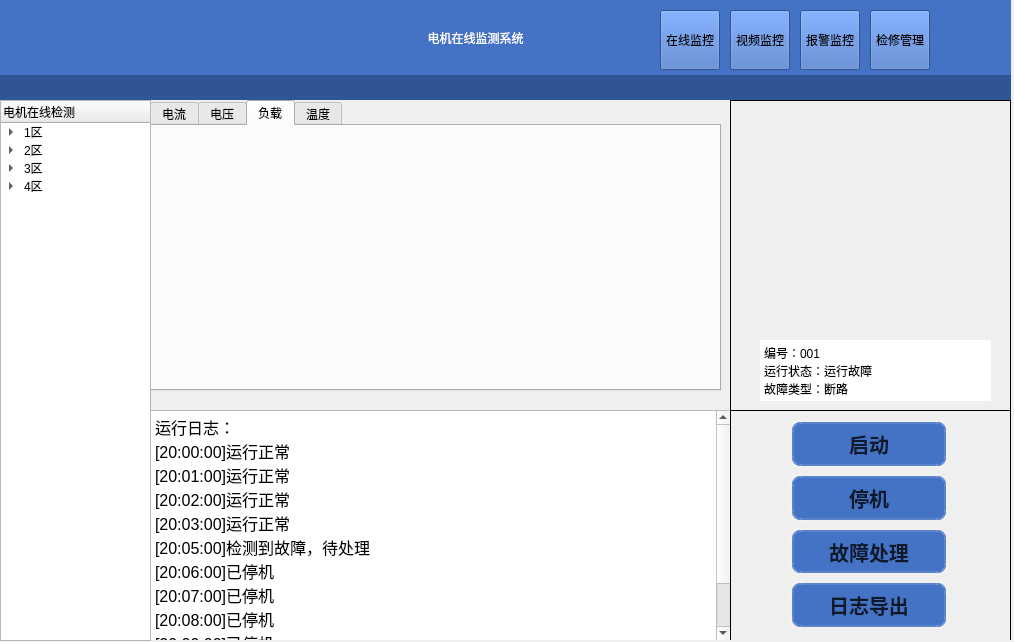
<?xml version="1.0" encoding="UTF-8"?>
<ui version="4.0">
 <class>MainWindow</class>
 <widget class="QMainWindow" name="MainWindow">
  <property name="geometry">
   <rect>
    <x>0</x>
    <y>0</y>
    <width>1014</width>
    <height>642</height>
   </rect>
  </property>
  <property name="windowTitle">
   <string>MainWindow</string>
  </property>
  <widget class="QWidget" name="centralWidget">
   <widget class="QWidget" name="widget_title" native="true">
    <property name="geometry">
     <rect>
      <x>0</x>
      <y>0</y>
      <width>1011</width>
      <height>100</height>
     </rect>
    </property>
    <property name="styleSheet">
     <string notr="true">background-color:rgb(68,114,196)</string>
    </property>
    <widget class="QLabel" name="lab_logo">
     <property name="geometry">
      <rect>
       <x>0</x>
       <y>0</y>
       <width>300</width>
       <height>75</height>
      </rect>
     </property>
     <property name="text">
      <string/>
     </property>
     <property name="pixmap">
      <pixmap resource="myResource.qrc">:/newPrefix/resource/logo2.png</pixmap>
     </property>
     <property name="alignment">
      <set>Qt::AlignBottom|Qt::AlignLeading|Qt::AlignLeft</set>
     </property>
    </widget>
    <widget class="QLabel" name="lab_divide">
     <property name="geometry">
      <rect>
       <x>0</x>
       <y>75</y>
       <width>1024</width>
       <height>25</height>
      </rect>
     </property>
     <property name="styleSheet">
      <string notr="true">background-color:rgb(47, 85, 151)</string>
     </property>
     <property name="text">
      <string/>
     </property>
    </widget>
    <widget class="QLabel" name="lab_title">
     <property name="geometry">
      <rect>
       <x>300</x>
       <y>0</y>
       <width>351</width>
       <height>75</height>
      </rect>
     </property>
     <property name="styleSheet">
      <string notr="true">font: 18pt &quot;微软雅黑&quot; ;color:white;</string>
     </property>
     <property name="text">
      <string>电机在线监测系统</string>
     </property>
     <property name="alignment">
      <set>Qt::AlignCenter</set>
     </property>
    </widget>
    <widget class="QWidget" name="widget_2" native="true">
     <property name="geometry">
      <rect>
       <x>570</x>
       <y>0</y>
       <width>374</width>
       <height>75</height>
      </rect>
     </property>
     <property name="styleSheet">
      <string notr="true"/>
     </property>
     <widget class="QPushButton" name="btn_online">
      <property name="geometry">
       <rect>
        <x>90</x>
        <y>10</y>
        <width>60</width>
        <height>60</height>
       </rect>
      </property>
      <property name="styleSheet">
       <string notr="true"/>
      </property>
      <property name="text">
       <string>在线监控</string>
      </property>
     </widget>
     <widget class="QPushButton" name="btn_video">
      <property name="geometry">
       <rect>
        <x>160</x>
        <y>10</y>
        <width>60</width>
        <height>60</height>
       </rect>
      </property>
      <property name="text">
       <string>视频监控</string>
      </property>
     </widget>
     <widget class="QPushButton" name="btn_alarm">
      <property name="geometry">
       <rect>
        <x>230</x>
        <y>10</y>
        <width>60</width>
        <height>60</height>
       </rect>
      </property>
      <property name="text">
       <string>报警监控</string>
      </property>
      <property name="iconSize">
       <size>
        <width>50</width>
        <height>50</height>
       </size>
      </property>
     </widget>
     <widget class="QPushButton" name="btn_check">
      <property name="geometry">
       <rect>
        <x>300</x>
        <y>10</y>
        <width>60</width>
        <height>60</height>
       </rect>
      </property>
      <property name="text">
       <string>检修管理</string>
      </property>
     </widget>
    </widget>
   </widget>
   <widget class="QStackedWidget" name="stackedWidget_main">
    <property name="geometry">
     <rect>
      <x>150</x>
      <y>100</y>
      <width>861</width>
      <height>540</height>
     </rect>
    </property>
    <widget class="QWidget" name="widget_main">
     <widget class="QTextBrowser" name="textBrowser">
      <property name="geometry">
       <rect>
        <x>0</x>
        <y>310</y>
        <width>581</width>
        <height>231</height>
       </rect>
      </property>
      <property name="styleSheet">
       <string notr="true">     QPushButton{
     background-color:rgba(112,173,71,200);
     border-style:outset;
     border-width:4px;
     border-radius:10px;
     border-color:rgba(255,255,255,30);
     font:bold 20px;
     color:rgba(0,0,0,200);
     padding:6px;
     }

     QPushButton:pressed{
     background-color:rgba(112,173,71,200);
     border-color:rgba(255,255,255,30);
     border-style:inset;
     color:rgba(0,0,0,200);
     }

     QPushButton:hover{
     background-color:rgba(112,173,71,200);
     border-color:rgba(255,255,255,200);
     color:rgba(0,0,0,100);
     }</string>
      </property>
      <property name="html">
       <string>&lt;!DOCTYPE HTML PUBLIC &quot;-//W3C//DTD HTML 4.0//EN&quot; &quot;http://www.w3.org/TR/REC-html40/strict.dtd&quot;&gt;
&lt;html&gt;&lt;head&gt;&lt;meta name=&quot;qrichtext&quot; content=&quot;1&quot; /&gt;&lt;style type=&quot;text/css&quot;&gt;
p, li { white-space: pre-wrap; }
&lt;/style&gt;&lt;/head&gt;&lt;body style=&quot; font-family:'SimSun'; font-size:9pt; font-weight:400; font-style:normal;&quot;&gt;
&lt;p style=&quot; margin-top:0px; margin-bottom:0px; margin-left:0px; margin-right:0px; -qt-block-indent:0; text-indent:0px;&quot;&gt;&lt;span style=&quot; font-family:'等线'; font-size:12pt; color:#000000;&quot;&gt;运行日志：&lt;/span&gt;&lt;span style=&quot; font-family:'SimSun'; font-size:12pt;&quot;&gt; &lt;/span&gt;&lt;/p&gt;
&lt;p style=&quot; margin-top:0px; margin-bottom:0px; margin-left:0px; margin-right:0px; -qt-block-indent:0; text-indent:0px;&quot;&gt;&lt;span style=&quot; font-family:'Calibri'; font-size:12pt; color:#000000;&quot;&gt;[20:00:00]&lt;/span&gt;&lt;span style=&quot; font-family:'等线'; font-size:12pt; color:#000000;&quot;&gt;运行正常&lt;/span&gt;&lt;span style=&quot; font-family:'SimSun'; font-size:12pt;&quot;&gt; &lt;/span&gt;&lt;/p&gt;
&lt;p style=&quot; margin-top:0px; margin-bottom:0px; margin-left:0px; margin-right:0px; -qt-block-indent:0; text-indent:0px;&quot;&gt;&lt;span style=&quot; font-family:'Calibri'; font-size:12pt; color:#000000;&quot;&gt;[20:01:00]&lt;/span&gt;&lt;span style=&quot; font-family:'等线'; font-size:12pt; color:#000000;&quot;&gt;运行正常&lt;/span&gt;&lt;span style=&quot; font-family:'SimSun'; font-size:12pt;&quot;&gt; &lt;/span&gt;&lt;/p&gt;
&lt;p style=&quot; margin-top:0px; margin-bottom:0px; margin-left:0px; margin-right:0px; -qt-block-indent:0; text-indent:0px;&quot;&gt;&lt;span style=&quot; font-family:'Calibri'; font-size:12pt; color:#000000;&quot;&gt;[20:02:00]&lt;/span&gt;&lt;span style=&quot; font-family:'等线'; font-size:12pt; color:#000000;&quot;&gt;运行正常&lt;/span&gt;&lt;span style=&quot; font-family:'SimSun'; font-size:12pt;&quot;&gt; &lt;/span&gt;&lt;/p&gt;
&lt;p style=&quot; margin-top:0px; margin-bottom:0px; margin-left:0px; margin-right:0px; -qt-block-indent:0; text-indent:0px;&quot;&gt;&lt;span style=&quot; font-family:'Calibri'; font-size:12pt; color:#000000;&quot;&gt;[20:03:00]&lt;/span&gt;&lt;span style=&quot; font-family:'等线'; font-size:12pt; color:#000000;&quot;&gt;运行正常&lt;/span&gt;&lt;span style=&quot; font-family:'SimSun'; font-size:12pt;&quot;&gt; &lt;/span&gt;&lt;/p&gt;
&lt;p style=&quot; margin-top:0px; margin-bottom:0px; margin-left:0px; margin-right:0px; -qt-block-indent:0; text-indent:0px;&quot;&gt;&lt;span style=&quot; font-family:'Calibri'; font-size:12pt; color:#000000;&quot;&gt;[20:05:00]&lt;/span&gt;&lt;span style=&quot; font-family:'等线'; font-size:12pt; color:#000000;&quot;&gt;检测到故障，待处理&lt;/span&gt;&lt;span style=&quot; font-family:'SimSun'; font-size:12pt;&quot;&gt; &lt;/span&gt;&lt;/p&gt;
&lt;p style=&quot; margin-top:0px; margin-bottom:0px; margin-left:0px; margin-right:0px; -qt-block-indent:0; text-indent:0px;&quot;&gt;&lt;span style=&quot; font-family:'Calibri'; font-size:12pt; color:#000000;&quot;&gt;[20:06:00]&lt;/span&gt;&lt;span style=&quot; font-family:'等线'; font-size:12pt; color:#000000;&quot;&gt;已停机&lt;/span&gt;&lt;span style=&quot; font-family:'SimSun'; font-size:12pt;&quot;&gt; &lt;/span&gt;&lt;/p&gt;
&lt;p style=&quot; margin-top:0px; margin-bottom:0px; margin-left:0px; margin-right:0px; -qt-block-indent:0; text-indent:0px;&quot;&gt;&lt;span style=&quot; font-family:'Calibri'; font-size:12pt; color:#000000;&quot;&gt;[20:07:00]&lt;/span&gt;&lt;span style=&quot; font-family:'等线'; font-size:12pt; color:#000000;&quot;&gt;已停机&lt;/span&gt;&lt;/p&gt;
&lt;p style=&quot; margin-top:0px; margin-bottom:0px; margin-left:0px; margin-right:0px; -qt-block-indent:0; text-indent:0px;&quot;&gt;&lt;span style=&quot; font-family:'Calibri'; font-size:12pt; color:#000000;&quot;&gt;[20:08:00]&lt;/span&gt;&lt;span style=&quot; font-family:'等线'; font-size:12pt; color:#000000;&quot;&gt;已停机&lt;/span&gt;&lt;/p&gt;
&lt;p style=&quot; margin-top:0px; margin-bottom:0px; margin-left:0px; margin-right:0px; -qt-block-indent:0; text-indent:0px;&quot;&gt;&lt;span style=&quot; font-family:'Calibri'; font-size:12pt; color:#000000;&quot;&gt;[20:09:00]&lt;/span&gt;&lt;span style=&quot; font-family:'等线'; font-size:12pt; color:#000000;&quot;&gt;已停机&lt;/span&gt;&lt;/p&gt;
&lt;p style=&quot; margin-top:0px; margin-bottom:0px; margin-left:0px; margin-right:0px; -qt-block-indent:0; text-indent:0px;&quot;&gt;&lt;span style=&quot; font-family:'Calibri'; font-size:12pt; color:#000000;&quot;&gt;[20:10:00]&lt;/span&gt;&lt;span style=&quot; font-family:'等线'; font-size:12pt; color:#000000;&quot;&gt;已停机&lt;/span&gt;&lt;/p&gt;
&lt;p style=&quot;-qt-paragraph-type:empty; margin-top:0px; margin-bottom:0px; margin-left:0px; margin-right:0px; -qt-block-indent:0; text-indent:0px; font-family:'SimSun'; font-size:12pt;&quot;&gt;&lt;br /&gt;&lt;/p&gt;&lt;/body&gt;&lt;/html&gt;</string>
      </property>
     </widget>
     <widget class="QWidget" name="widget_status" native="true">
      <property name="geometry">
       <rect>
        <x>580</x>
        <y>0</y>
        <width>281</width>
        <height>311</height>
       </rect>
      </property>
      <property name="styleSheet">
       <string notr="true">border:1px solid rgb(0,0,0) </string>
      </property>
      <widget class="QTextBrowser" name="text_status">
       <property name="geometry">
        <rect>
         <x>30</x>
         <y>240</y>
         <width>231</width>
         <height>61</height>
        </rect>
       </property>
       <property name="styleSheet">
        <string notr="true">border:none;</string>
       </property>
       <property name="verticalScrollBarPolicy">
        <enum>Qt::ScrollBarAlwaysOff</enum>
       </property>
       <property name="horizontalScrollBarPolicy">
        <enum>Qt::ScrollBarAlwaysOff</enum>
       </property>
       <property name="html">
        <string>&lt;!DOCTYPE HTML PUBLIC &quot;-//W3C//DTD HTML 4.0//EN&quot; &quot;http://www.w3.org/TR/REC-html40/strict.dtd&quot;&gt;
&lt;html&gt;&lt;head&gt;&lt;meta name=&quot;qrichtext&quot; content=&quot;1&quot; /&gt;&lt;style type=&quot;text/css&quot;&gt;
p, li { white-space: pre-wrap; }
&lt;/style&gt;&lt;/head&gt;&lt;body style=&quot; font-family:'SimSun'; font-size:9pt; font-weight:400; font-style:normal;&quot;&gt;
&lt;p style=&quot; margin-top:0px; margin-bottom:0px; margin-left:0px; margin-right:0px; -qt-block-indent:0; text-indent:0px;&quot;&gt;&lt;span style=&quot; font-family:'等线'; color:#000000;&quot;&gt;编号：&lt;/span&gt;&lt;span style=&quot; font-family:'Calibri'; color:#000000;&quot;&gt;001&lt;/span&gt;&lt;span style=&quot; font-family:'SimSun';&quot;&gt; &lt;/span&gt;&lt;/p&gt;
&lt;p style=&quot; margin-top:0px; margin-bottom:0px; margin-left:0px; margin-right:0px; -qt-block-indent:0; text-indent:0px;&quot;&gt;&lt;span style=&quot; font-family:'等线'; color:#000000;&quot;&gt;运行状态：运行故障&lt;/span&gt;&lt;span style=&quot; font-family:'SimSun';&quot;&gt; &lt;/span&gt;&lt;/p&gt;
&lt;p style=&quot; margin-top:0px; margin-bottom:0px; margin-left:0px; margin-right:0px; -qt-block-indent:0; text-indent:0px;&quot;&gt;&lt;span style=&quot; font-family:'等线'; color:#000000;&quot;&gt;故障类型：断路&lt;/span&gt;&lt;span style=&quot; font-family:'SimSun';&quot;&gt; &lt;/span&gt;&lt;/p&gt;
&lt;p style=&quot; margin-top:0px; margin-bottom:0px; margin-left:0px; margin-right:0px; -qt-block-indent:0; text-indent:0px;&quot;&gt;&lt;span style=&quot; font-family:'等线'; color:#000000;&quot;&gt;处理情况：待处理&lt;/span&gt;&lt;span style=&quot; font-family:'SimSun';&quot;&gt; &lt;/span&gt;&lt;/p&gt;&lt;/body&gt;&lt;/html&gt;</string>
       </property>
      </widget>
      <widget class="QLabel" name="lab_pic">
       <property name="geometry">
        <rect>
         <x>0</x>
         <y>20</y>
         <width>281</width>
         <height>211</height>
        </rect>
       </property>
       <property name="styleSheet">
        <string notr="true">border:none</string>
       </property>
       <property name="text">
        <string/>
       </property>
       <property name="pixmap">
        <pixmap>:/newPrefix/resource/open_Y22.png</pixmap>
       </property>
       <property name="alignment">
        <set>Qt::AlignBottom|Qt::AlignHCenter</set>
       </property>
      </widget>
      <widget class="QLabel" name="lab_pic_title">
       <property name="geometry">
        <rect>
         <x>0</x>
         <y>0</y>
         <width>281</width>
         <height>20</height>
        </rect>
       </property>
       <property name="styleSheet">
        <string notr="true">border:none;
font: 9pt &quot;微软雅黑&quot;;</string>
       </property>
       <property name="text">
        <string>  </string>
       </property>
       <property name="alignment">
        <set>Qt::AlignCenter</set>
       </property>
      </widget>
     </widget>
     <widget class="QWidget" name="widget_button" native="true">
      <property name="geometry">
       <rect>
        <x>580</x>
        <y>310</y>
        <width>281</width>
        <height>231</height>
       </rect>
      </property>
      <property name="styleSheet">
       <string notr="true">border:1px solid rgb(0,0,0) </string>
      </property>
      <widget class="QPushButton" name="btn_importlog">
       <property name="geometry">
        <rect>
         <x>60</x>
         <y>171</y>
         <width>158</width>
         <height>48</height>
        </rect>
       </property>
       <property name="sizePolicy">
        <sizepolicy hsizetype="Minimum" vsizetype="Expanding">
         <horstretch>0</horstretch>
         <verstretch>0</verstretch>
        </sizepolicy>
       </property>
       <property name="styleSheet">
        <string notr="true">     QPushButton{
     background-color:rgba(68,114,196);
     border-style:outset;
     border-width:4px;
     border-radius:10px;
     border-color:rgba(255,255,255,30);
     font:bold 20px;
     color:rgba(0,0,0,200);
     padding:6px;
     }

     QPushButton:pressed{
     background-color:rgba(68,114,196);
     border-color:rgba(255,255,255,30);
     border-style:inset;
     color:rgba(0,0,0,200);
     }

     QPushButton:hover{
     background-color:rgba(68,114,196);
     border-color:rgba(255,255,255,200);
     color:rgba(0,0,0,100);
     }</string>
       </property>
       <property name="text">
        <string>日志导出</string>
       </property>
      </widget>
      <widget class="QPushButton" name="btn_start">
       <property name="geometry">
        <rect>
         <x>60</x>
         <y>10</y>
         <width>158</width>
         <height>48</height>
        </rect>
       </property>
       <property name="sizePolicy">
        <sizepolicy hsizetype="Minimum" vsizetype="Expanding">
         <horstretch>0</horstretch>
         <verstretch>0</verstretch>
        </sizepolicy>
       </property>
       <property name="styleSheet">
        <string notr="true">     QPushButton{
     background-color:rgba(68,114,196);
     border-style:outset;
     border-width:4px;
     border-radius:10px;
     border-color:rgba(255,255,255,30);
     font:bold 20px;
     color:rgba(0,0,0,200);
     padding:6px;
     }

     QPushButton:pressed{
     background-color:rgba(68,114,196);
     border-color:rgba(255,255,255,30);
     border-style:inset;
     color:rgba(0,0,0,200);
     }

     QPushButton:hover{
     background-color:rgba(68,114,196);
     border-color:rgba(255,255,255,200);
     color:rgba(0,0,0,100);
     }</string>
       </property>
       <property name="text">
        <string>启动</string>
       </property>
      </widget>
      <widget class="QPushButton" name="btn_faultdeal">
       <property name="geometry">
        <rect>
         <x>60</x>
         <y>118</y>
         <width>158</width>
         <height>47</height>
        </rect>
       </property>
       <property name="sizePolicy">
        <sizepolicy hsizetype="Minimum" vsizetype="Expanding">
         <horstretch>0</horstretch>
         <verstretch>0</verstretch>
        </sizepolicy>
       </property>
       <property name="styleSheet">
        <string notr="true">     QPushButton{
     background-color:rgba(68,114,196);
     border-style:outset;
     border-width:4px;
     border-radius:10px;
     border-color:rgba(255,255,255,30);
     font:bold 20px;
     color:rgba(0,0,0,200);
     padding:6px;
     }

     QPushButton:pressed{
     background-color:rgba(68,114,196);
     border-color:rgba(255,255,255,30);
     border-style:inset;
     color:rgba(0,0,0,200);
     }

     QPushButton:hover{
     background-color:rgba(68,114,196);
     border-color:rgba(255,255,255,200);
     color:rgba(0,0,0,100);
     }</string>
       </property>
       <property name="text">
        <string>故障处理</string>
       </property>
      </widget>
      <widget class="QPushButton" name="btn_stop">
       <property name="geometry">
        <rect>
         <x>60</x>
         <y>64</y>
         <width>158</width>
         <height>48</height>
        </rect>
       </property>
       <property name="sizePolicy">
        <sizepolicy hsizetype="Minimum" vsizetype="Expanding">
         <horstretch>0</horstretch>
         <verstretch>0</verstretch>
        </sizepolicy>
       </property>
       <property name="styleSheet">
        <string notr="true">     QPushButton{
     background-color:rgba(68,114,196);
     border-style:outset;
     border-width:4px;
     border-radius:10px;
     border-color:rgba(255,255,255,30);
     font:bold 20px;
     color:rgba(0,0,0,200);
     padding:6px;
     }

     QPushButton:pressed{
     background-color:rgba(68,114,196);
     border-color:rgba(255,255,255,30);
     border-style:inset;
     color:rgba(0,0,0,200);
     }

     QPushButton:hover{
     background-color:rgba(68,114,196);
     border-color:rgba(255,255,255,200);
     color:rgba(0,0,0,100);
     }</string>
       </property>
       <property name="text">
        <string>停机</string>
       </property>
      </widget>
     </widget>
     <widget class="QTabWidget" name="tabWidget">
      <property name="geometry">
       <rect>
        <x>0</x>
        <y>0</y>
        <width>571</width>
        <height>291</height>
       </rect>
      </property>
      <property name="currentIndex">
       <number>2</number>
      </property>
      <widget class="QWidget" name="widget_current">
       <attribute name="title">
        <string>电流</string>
       </attribute>
      </widget>
      <widget class="QWidget" name="widget_voltage">
       <attribute name="title">
        <string>电压</string>
       </attribute>
      </widget>
      <widget class="QWidget" name="widget_load">
       <attribute name="title">
        <string>负载</string>
       </attribute>
      </widget>
      <widget class="QWidget" name="widget_temp">
       <attribute name="title">
        <string>温度</string>
       </attribute>
      </widget>
     </widget>
    </widget>
    <widget class="QWidget" name="widget_alarm">
     <widget class="QTableWidget" name="table_alarm">
      <property name="geometry">
       <rect>
        <x>0</x>
        <y>0</y>
        <width>861</width>
        <height>541</height>
       </rect>
      </property>
      <property name="alternatingRowColors">
       <bool>true</bool>
      </property>
      <property name="sortingEnabled">
       <bool>false</bool>
      </property>
      <property name="rowCount">
       <number>20</number>
      </property>
      <property name="columnCount">
       <number>4</number>
      </property>
      <attribute name="horizontalHeaderVisible">
       <bool>false</bool>
      </attribute>
      <attribute name="horizontalHeaderCascadingSectionResizes">
       <bool>true</bool>
      </attribute>
      <attribute name="horizontalHeaderDefaultSectionSize">
       <number>200</number>
      </attribute>
      <attribute name="horizontalHeaderHighlightSections">
       <bool>true</bool>
      </attribute>
      <attribute name="horizontalHeaderShowSortIndicator" stdset="0">
       <bool>false</bool>
      </attribute>
      <attribute name="horizontalHeaderStretchLastSection">
       <bool>false</bool>
      </attribute>
      <attribute name="verticalHeaderVisible">
       <bool>false</bool>
      </attribute>
      <attribute name="verticalHeaderCascadingSectionResizes">
       <bool>true</bool>
      </attribute>
      <attribute name="verticalHeaderStretchLastSection">
       <bool>false</bool>
      </attribute>
      <row/>
      <row/>
      <row/>
      <row/>
      <row/>
      <row/>
      <row/>
      <row/>
      <row/>
      <row/>
      <row/>
      <row/>
      <row/>
      <row/>
      <row/>
      <row/>
      <row/>
      <row/>
      <row/>
      <row/>
      <column>
       <property name="text">
        <string>报警ID</string>
       </property>
      </column>
      <column>
       <property name="text">
        <string>报警地点</string>
       </property>
      </column>
      <column>
       <property name="text">
        <string>报警原因</string>
       </property>
      </column>
      <column>
       <property name="text">
        <string>处理状态</string>
       </property>
      </column>
      <item row="0" column="0">
       <property name="text">
        <string>005</string>
       </property>
      </item>
      <item row="0" column="1">
       <property name="text">
        <string>2区</string>
       </property>
      </item>
      <item row="0" column="2">
       <property name="text">
        <string>短路</string>
       </property>
      </item>
      <item row="0" column="3">
       <property name="text">
        <string>已处理</string>
       </property>
      </item>
      <item row="1" column="0">
       <property name="text">
        <string>004</string>
       </property>
      </item>
      <item row="1" column="1">
       <property name="text">
        <string>1区</string>
       </property>
      </item>
      <item row="1" column="2">
       <property name="text">
        <string>停机</string>
       </property>
      </item>
      <item row="1" column="3">
       <property name="text">
        <string>未处理</string>
       </property>
      </item>
      <item row="2" column="0">
       <property name="text">
        <string>007</string>
       </property>
      </item>
      <item row="2" column="1">
       <property name="text">
        <string>4区</string>
       </property>
      </item>
      <item row="2" column="2">
       <property name="text">
        <string>未知</string>
       </property>
      </item>
      <item row="2" column="3">
       <property name="text">
        <string>未处理</string>
       </property>
      </item>
      <item row="3" column="0">
       <property name="text">
        <string>018</string>
       </property>
      </item>
      <item row="3" column="1">
       <property name="text">
        <string>8区</string>
       </property>
      </item>
      <item row="3" column="2">
       <property name="text">
        <string>未知</string>
       </property>
      </item>
      <item row="3" column="3">
       <property name="text">
        <string>未处理</string>
       </property>
      </item>
     </widget>
    </widget>
    <widget class="QWidget" name="widget_video"/>
    <widget class="QWidget" name="widget_online"/>
    <widget class="QWidget" name="widget_check">
     <property name="styleSheet">
      <string notr="true">background-color:rgb(255, 255, 255);</string>
     </property>
     <widget class="QLabel" name="label">
      <property name="geometry">
       <rect>
        <x>0</x>
        <y>0</y>
        <width>921</width>
        <height>51</height>
       </rect>
      </property>
      <property name="styleSheet">
       <string notr="true">font: 10pt &quot;微软雅黑&quot;;
background-color:rgb(212, 212, 212);</string>
      </property>
      <property name="text">
       <string>当前待处理事项</string>
      </property>
     </widget>
     <widget class="QLabel" name="label_2">
      <property name="geometry">
       <rect>
        <x>0</x>
        <y>50</y>
        <width>531</width>
        <height>51</height>
       </rect>
      </property>
      <property name="styleSheet">
       <string notr="true">font: 18pt &quot;微软雅黑&quot;;
color: rgb(47, 85, 151);
background-color:none;
</string>
      </property>
      <property name="text">
       <string>当前需操作设备维修处理的记录数为2条</string>
      </property>
     </widget>
     <widget class="QLabel" name="label_6">
      <property name="geometry">
       <rect>
        <x>0</x>
        <y>70</y>
        <width>851</width>
        <height>51</height>
       </rect>
      </property>
      <property name="styleSheet">
       <string notr="true">font: 18pt &quot;微软雅黑&quot;;
color: rgb(47, 85, 151);
text-decoration:underline;
background-color:none;

</string>
      </property>
      <property name="text">
       <string/>
      </property>
     </widget>
     <widget class="QLabel" name="label_7">
      <property name="geometry">
       <rect>
        <x>0</x>
        <y>130</y>
        <width>851</width>
        <height>51</height>
       </rect>
      </property>
      <property name="styleSheet">
       <string notr="true">font: 18pt &quot;微软雅黑&quot;;
color: rgb(47, 85, 151);
text-decoration:underline;
background-color:none;

</string>
      </property>
      <property name="text">
       <string/>
      </property>
     </widget>
     <widget class="QLabel" name="label_3">
      <property name="geometry">
       <rect>
        <x>0</x>
        <y>110</y>
        <width>531</width>
        <height>51</height>
       </rect>
      </property>
      <property name="styleSheet">
       <string notr="true">font: 18pt &quot;微软雅黑&quot;;
color: rgb(47, 85, 151);
background-color:none;
</string>
      </property>
      <property name="text">
       <string>当前需操作设备维修处理的记录数为2条</string>
      </property>
     </widget>
     <widget class="QLabel" name="label_4">
      <property name="geometry">
       <rect>
        <x>0</x>
        <y>170</y>
        <width>531</width>
        <height>51</height>
       </rect>
      </property>
      <property name="styleSheet">
       <string notr="true">font: 18pt &quot;微软雅黑&quot;;
color: rgb(47, 85, 151);
background-color:none;
</string>
      </property>
      <property name="text">
       <string>当前需操作设备二级维护的记录数为1条</string>
      </property>
     </widget>
     <widget class="QLabel" name="label_8">
      <property name="geometry">
       <rect>
        <x>-20</x>
        <y>190</y>
        <width>851</width>
        <height>51</height>
       </rect>
      </property>
      <property name="styleSheet">
       <string notr="true">font: 18pt &quot;微软雅黑&quot;;
color: rgb(47, 85, 151);
text-decoration:underline;
background-color:none;

</string>
      </property>
      <property name="text">
       <string/>
      </property>
     </widget>
     <widget class="QLabel" name="label_9">
      <property name="geometry">
       <rect>
        <x>-20</x>
        <y>250</y>
        <width>851</width>
        <height>51</height>
       </rect>
      </property>
      <property name="styleSheet">
       <string notr="true">font: 18pt &quot;微软雅黑&quot;;
color: rgb(47, 85, 151);
text-decoration:underline;
background-color:none;

</string>
      </property>
      <property name="text">
       <string/>
      </property>
     </widget>
     <widget class="QLabel" name="label_5">
      <property name="geometry">
       <rect>
        <x>0</x>
        <y>230</y>
        <width>531</width>
        <height>51</height>
       </rect>
      </property>
      <property name="styleSheet">
       <string notr="true">font: 18pt &quot;微软雅黑&quot;;
color: rgb(47, 85, 151);
background-color:none;
</string>
      </property>
      <property name="text">
       <string>当前需操作设备润滑补油的记录数为1条</string>
      </property>
     </widget>
    </widget>
   </widget>
   <widget class="QTreeWidget" name="widget_tree">
    <property name="geometry">
     <rect>
      <x>0</x>
      <y>100</y>
      <width>151</width>
      <height>541</height>
     </rect>
    </property>
    <property name="contextMenuPolicy">
     <enum>Qt::DefaultContextMenu</enum>
    </property>
    <property name="frameShadow">
     <enum>QFrame::Plain</enum>
    </property>
    <property name="verticalScrollBarPolicy">
     <enum>Qt::ScrollBarAsNeeded</enum>
    </property>
    <property name="horizontalScrollBarPolicy">
     <enum>Qt::ScrollBarAsNeeded</enum>
    </property>
    <property name="textElideMode">
     <enum>Qt::ElideRight</enum>
    </property>
    <property name="autoExpandDelay">
     <number>0</number>
    </property>
    <property name="itemsExpandable">
     <bool>true</bool>
    </property>
    <property name="allColumnsShowFocus">
     <bool>true</bool>
    </property>
    <attribute name="headerCascadingSectionResizes">
     <bool>false</bool>
    </attribute>
    <column>
     <property name="text">
      <string>电机在线检测</string>
     </property>
    </column>
    <item>
     <property name="text">
      <string>1区</string>
     </property>
     <item>
      <property name="text">
       <string>001</string>
      </property>
     </item>
     <item>
      <property name="text">
       <string>002</string>
      </property>
     </item>
     <item>
      <property name="text">
       <string>003</string>
      </property>
     </item>
    </item>
    <item>
     <property name="text">
      <string>2区</string>
     </property>
     <item>
      <property name="text">
       <string>004</string>
      </property>
     </item>
     <item>
      <property name="text">
       <string>005</string>
      </property>
     </item>
     <item>
      <property name="text">
       <string>006</string>
      </property>
     </item>
    </item>
    <item>
     <property name="text">
      <string>3区</string>
     </property>
     <item>
      <property name="text">
       <string>007</string>
      </property>
     </item>
     <item>
      <property name="text">
       <string>008</string>
      </property>
     </item>
     <item>
      <property name="text">
       <string>009</string>
      </property>
     </item>
     <item>
      <property name="text">
       <string>010</string>
      </property>
     </item>
     <item>
      <property name="text">
       <string>011</string>
      </property>
     </item>
    </item>
    <item>
     <property name="text">
      <string>4区</string>
     </property>
     <item>
      <property name="text">
       <string>012</string>
      </property>
     </item>
     <item>
      <property name="text">
       <string>013</string>
      </property>
     </item>
     <item>
      <property name="text">
       <string>014</string>
      </property>
     </item>
     <item>
      <property name="text">
       <string>015</string>
      </property>
     </item>
     <item>
      <property name="text">
       <string>016</string>
      </property>
     </item>
    </item>
   </widget>
  </widget>
 </widget>
 <layoutdefault spacing="6" margin="11"/>
 <resources>
  <include location="myResource.qrc"/>
 </resources>
 <connections/>
</ui>
